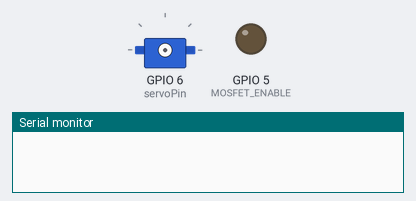
A sketch run on a simulated ESP32. Parts: servo, output pins drawn as LEDs (lit = HIGH), the last lines printed to the serial monitor. At 37.4 s the program puts the board to deep sleep or switches it off; the recording ends there.

Above: at 0.1 s.
At 3.1 s:
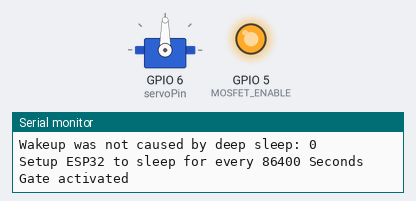
At 14.7 s:
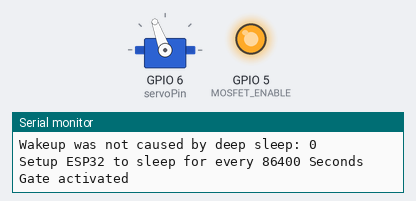
At 27.5 s:
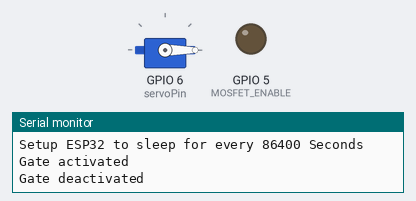
Timing chart, 0 to 29.0 s (numbered marks = the images above):
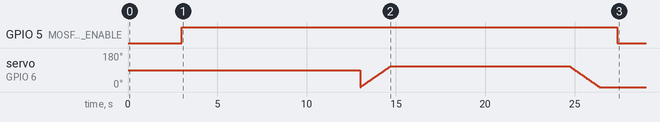

The sketch:

Drain_water_6_Tunti.ino
```cpp
#include <Arduino.h>
#include <ESP32Servo.h>
Servo myservo;
int servoPin = 6;
int pos = 0;
#define MOSFET_ENABLE 5

RTC_DATA_ATTR int bootCount = 0;
#define uS_TO_S_FACTOR 1000000ULL /* Conversion factor for micro seconds to seconds */
#define TIME_TO_SLEEP  86400  /*Change time according to our neeeds*/

void print_wakeup_reason()
{
  esp_sleep_wakeup_cause_t wakeup_reason;
  wakeup_reason = esp_sleep_get_wakeup_cause();
  switch(wakeup_reason)
  {
    case ESP_SLEEP_WAKEUP_TIMER : Serial.println("Wakeup caused by timer"); break;
    default : Serial.printf("Wakeup was not caused by deep sleep: %d\n",wakeup_reason); break;
  }
}

void setup()
{
  // put your setup code here, to run once:
  Serial.begin(115200);
  pinMode(MOSFET_ENABLE, OUTPUT);
  waitfordelay(2000);
  ++bootCount; //Increament the boot number and print at every boot
  Serial.println("Boot number: " + String(bootCount));
  print_wakeup_reason(); //PRINT THE WAKE UP REASON

  esp_sleep_enable_timer_wakeup(TIME_TO_SLEEP * uS_TO_S_FACTOR); //wake up using timer
  Serial.println("Setup ESP32 to sleep for every " + String(TIME_TO_SLEEP) + " Seconds");
  waitfordelay(1000);

  digitalWrite(MOSFET_ENABLE, HIGH); // MOSFET ON
	Serial.println("Gate activated");
    ESP32PWM::allocateTimer(0);
	ESP32PWM::allocateTimer(1);
	ESP32PWM::allocateTimer(2);
	ESP32PWM::allocateTimer(3);
	myservo.setPeriodHertz(50);    // standard 50 hz servo
	myservo.attach(servoPin, 950, 2300);  //adjust the values according to the spin angle needed
  waitfordelay(10000);

  for (pos = 0; pos <= 110; pos += 1)
  {
	myservo.write(pos);    // tell servo to go to position in variable 'pos'
	waitfordelay(15);             // waits 15ms for the servo to reach the position
  }

  waitfordelay(10000);   //Needs to measure time to take to empty the tank.....

  for (pos = 110; pos >= 0; pos -= 1)
  {
	myservo.write(pos);    // tell servo to go to position in variable 'pos'
	waitfordelay(15);             // waits 15ms for the servo to reach the position
  }

  waitfordelay(1000);
  digitalWrite(MOSFET_ENABLE, LOW);  // MOSFET OFF
  Serial.println("Gate deactivated");
  waitfordelay(10000);
  Serial.println("Going o sleep now");
  Serial.flush();
  esp_deep_sleep_start();
  Serial.println("This will never be printed");
}

void loop() {
}

void waitfordelay(unsigned long time_ms)
{
  unsigned long start = millis();
  while (millis() - start < time_ms)
  {
    delay(1); // Allow  RTOS to run
  }
  return;
}
```

Measured:
- by itself, GPIO 5 (MOSFET_ENABLE): LOW → HIGH at 3.0 s, → LOW 24.4 s later
